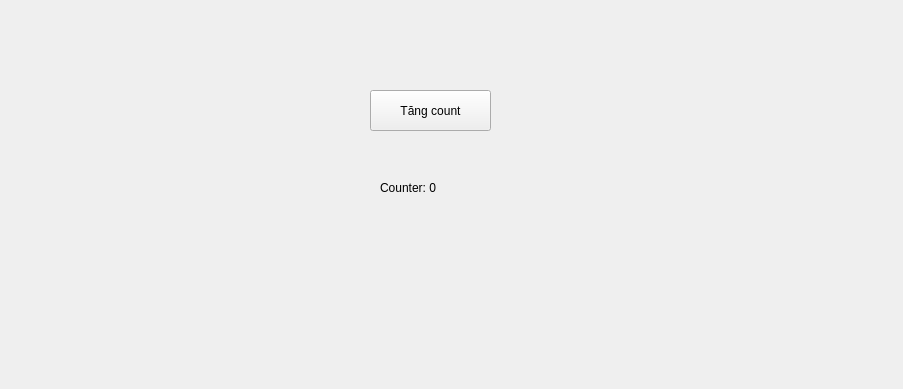
<?xml version="1.0" encoding="UTF-8"?>
<ui version="4.0">
 <class>Form</class>
 <widget class="QWidget" name="Form">
  <property name="geometry">
   <rect>
    <x>0</x>
    <y>0</y>
    <width>903</width>
    <height>389</height>
   </rect>
  </property>
  <property name="windowTitle">
   <string>Hello world</string>
  </property>
  <widget class="PushButton" name="button1">
   <property name="geometry">
    <rect>
     <x>370</x>
     <y>90</y>
     <width>121</width>
     <height>41</height>
    </rect>
   </property>
   <property name="text">
    <string>Tăng count</string>
   </property>
  </widget>
  <widget class="QLabel" name="label1">
   <property name="geometry">
    <rect>
     <x>380</x>
     <y>180</y>
     <width>101</width>
     <height>16</height>
    </rect>
   </property>
   <property name="text">
    <string>Counter: 0</string>
   </property>
  </widget>
 </widget>
 <customwidgets>
  <customwidget>
   <class>PushButton</class>
   <extends>QPushButton</extends>
   <header>qfluentwidgets</header>
  </customwidget>
 </customwidgets>
 <resources/>
 <connections/>
</ui>
